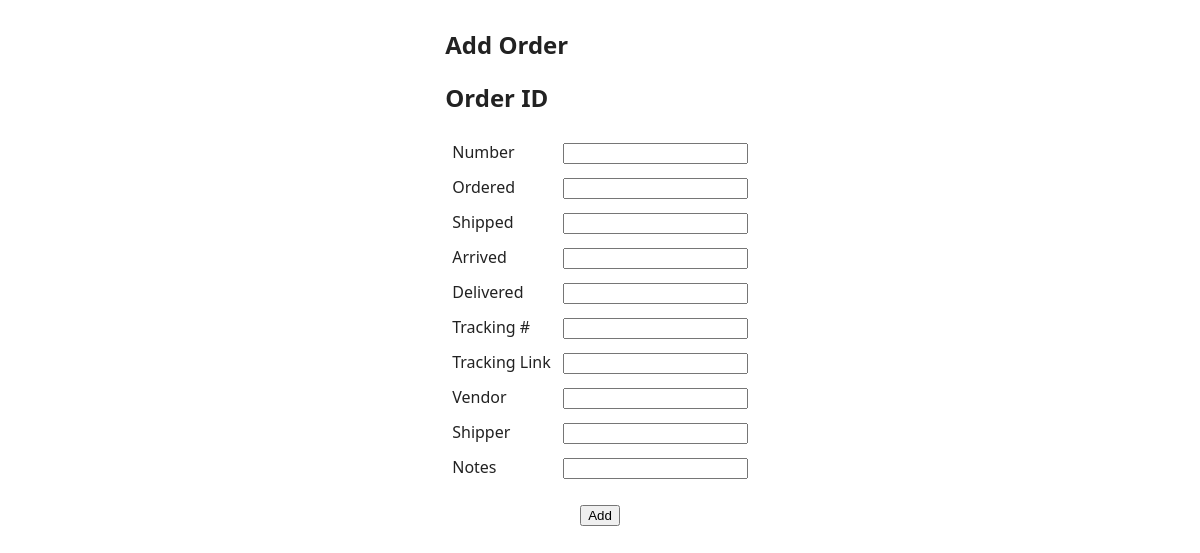
The page /forms/fetch/49 on the database as committed earlier.
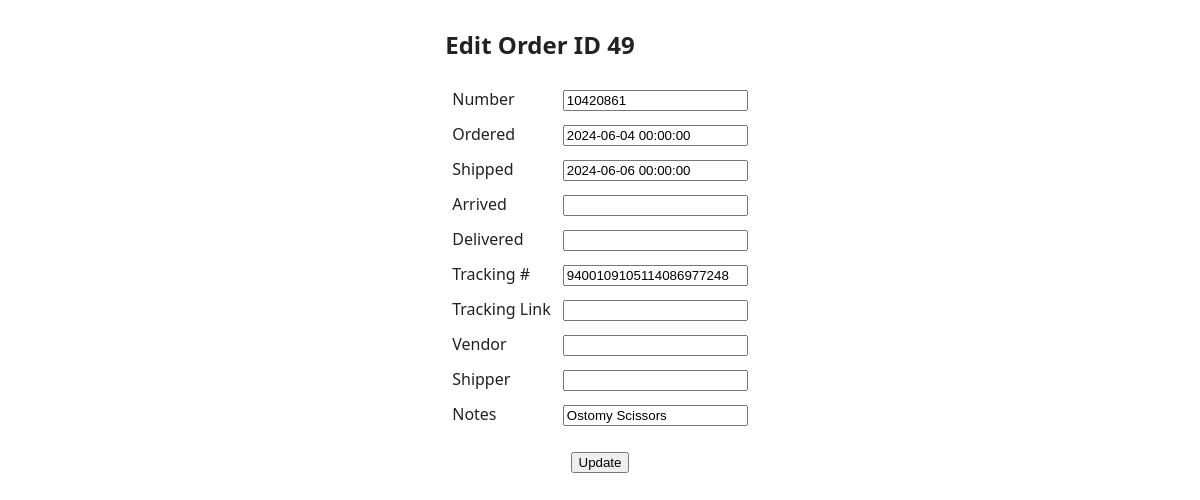
The same page on the database as committed later.
### app/models.py (models this page shows)
class Base(DeclarativeBase):
    """Base class for SQLAlchemy models."""

class Order(Base):
    __tablename__ = "orders"
    id: Mapped[int] = mapped_column(primary_key=True)
    number: Mapped[str] = mapped_column(unique=True, index=True)
    ordered: Mapped[Optional[datetime.datetime]]
    shipped: Mapped[Optional[datetime.datetime]]
    arrived: Mapped[Optional[datetime.datetime]]
    delivered: Mapped[Optional[datetime.datetime]]
    notes: Mapped[Optional[str]]
    trn: Mapped[Optional[str]]
    trl: Mapped[Optional[str]]
    created: Mapped[datetime.datetime] = mapped_column(
        DateTime(timezone=True),
        server_default=func.now(),
    )
    vendor_id: Mapped[Optional[int]] = mapped_column(ForeignKey("vendors.id"))
    shipper_id: Mapped[Optional[int]] = mapped_column(ForeignKey("shippers.id"))

### app/routes/forms/router.py (the view)
@router.get("/fetch/{order_id}")
def order_get(
    request: Request,
    order_id: int = 0,
    db: Session = Depends(get_db),
) -> Response:
    if order_id:
        order = db.query(Order).filter(Order.id == order_id).first()
    else:
        order = Order(id=0)
    return templates.TemplateResponse(
        request,
        "order.html.j2",
        context={
            "order": order,
            "action_url": router.url_path_for("order_upsert"),
        },
    )

### templates/order.html.j2 (shortened to what this page needs)
<!DOCTYPE html>
<html lang="en">
  <head>
    <link href="{{ url_for('static', path='/forms.css') }}" rel="stylesheet">
  </head>
  <body>
    <div class="container">
      <div class="child">
{% if order.id %}
        <h2>Edit Order ID {{ order.id }}</h2>
{% else %}
        <h2>Add Order</h2>
        <h2>Order ID {{ order.id }}</h2>
{% endif %}
        <table>
          <form method="post", action="/forms/upsert">
            <tr>
              <td><label for="number">Number</label></td>
              <td><input type="text" id="number" name="number" value="{{ order.number or '' }}" /></td>
            </tr>
            <tr>
              <td><label for="ordered">Ordered</label></td>
              <td><input type="text" id="ordered" name="ordered" value="{{ order.ordered or '' }}" /></td>
            </tr>
            <tr>
              <td><label for="shipped">Shipped</label></td>
              <td><input type="text" id="shipped" name="shipped" value="{{ order.shipped or '' }}" /></td>
            </tr>
            <tr>
              <td><label for="arrived">Arrived</label></td>
              <td><input type="text" id="arrived" name="arrived" value="{{ order.arrived or '' }}" /></td>
            </tr>
            <tr>
              <td><label for="delivered">Delivered</label></td>
              <td><input type="text" id="delivered" name="delivered" value="{{ order.delivered or '' }}" /></td>
            </tr>
              <td><label for="trn">Tracking #</label></td>
              <td><input type="text" id="trn" name="trn" value="{{ order.trn or '' }}" /></td>
              <td><label for="trl">Tracking Link</label></td>
              <td><input type="text" id="trl" name="trl" value="{{ order.trl or '' }}" /></td>
              <td><label for="vendor">Vendor</label></td>
              <td><input type="text" id="vendor" name="vendor" value="{{ order.vendor or '' }}" /></td>
              <td><label for="shipper">Shipper</label></td>
              <td><input type="text" id="shipper" name="shipper" value="{{ order.shipper or '' }}" /></td>
              <td><label for="notes">Notes</label></td>
              <td><input type="text" id="notes" name="notes" value="{{ order.notes or '' }}" /></td>
            <tr><td></td></tr>
            <tr>
              <td colspan="2" align="center">
{% if order.id %}
                <input type="submit" value="Update">
{% else %}
                <input type="submit" value="Add">
{% endif %}
              </td>
            </tr>
            <tr>
              <td colspan="2">
              </td>
            </tr>
          </form>
        </table>
      </div>
    </div>
  </body>
</html>

Rows that differ between the two databases and show on the page:
added Order: id "49", number "10420861", ordered "2024-06-04 00:00:00", shipped "2024-06-06 00:00:00", trn "9400109105114086977248", notes "Ostomy Scissors"
Other text that changed with them:
form field value: (not shown) → "Update"
form field value: "Add" → (not shown)
text no longer shown: "Add Order Order ID"
text now shown: "Edit Order ID"
